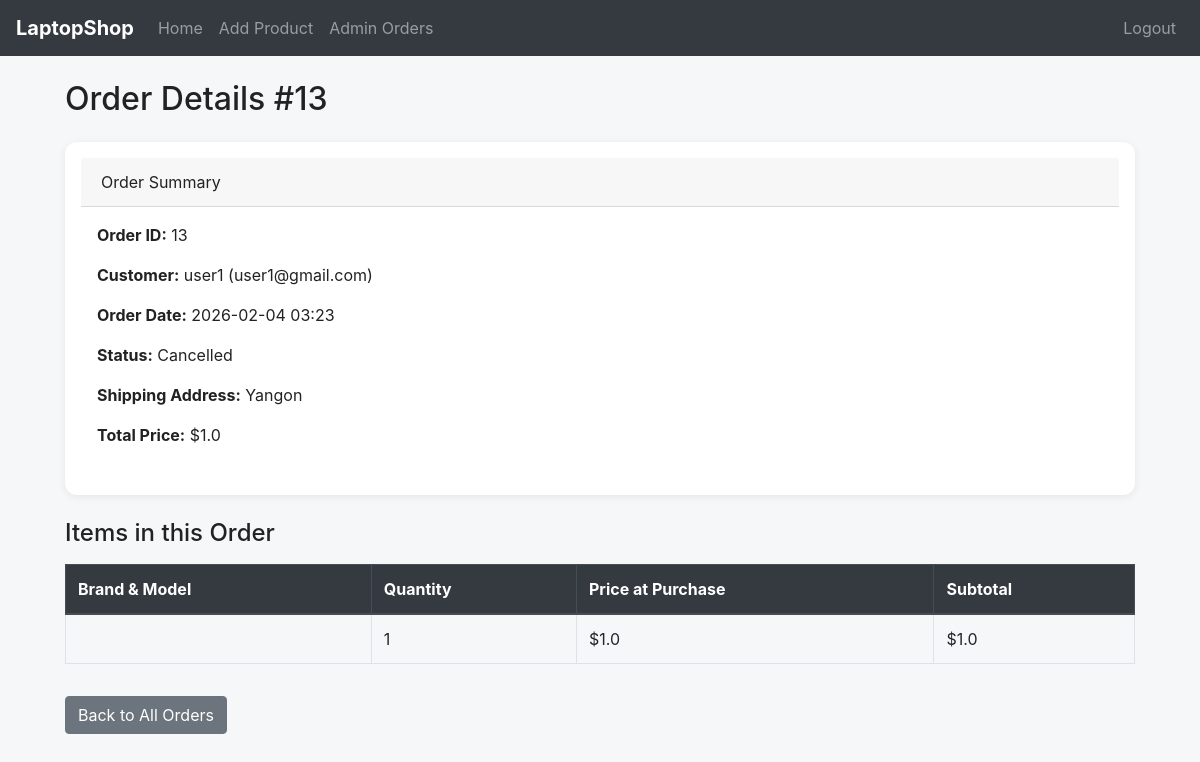
The page /admin/order/13 (signed in) on the database as committed earlier.
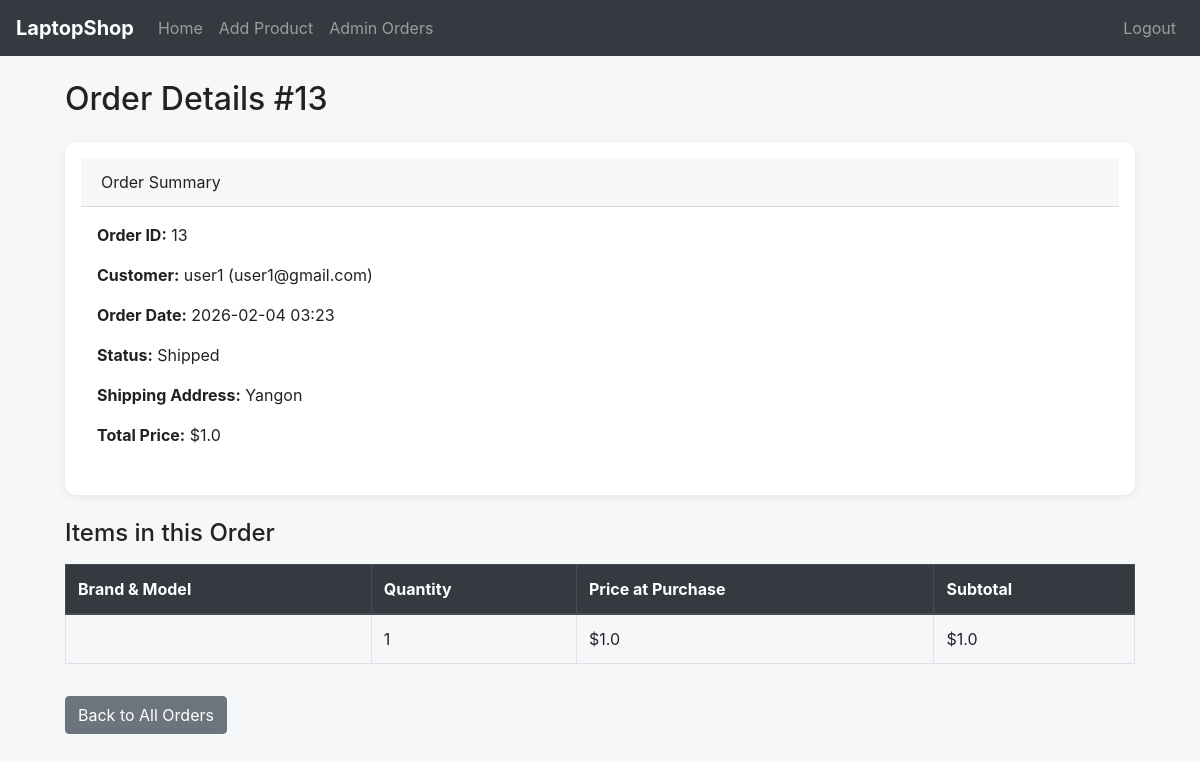
The same page on the database as committed later.
### models.py (models this page shows, shortened)
class Order(db.Model):
    id = db.Column(db.Integer, primary_key=True)
    user_id = db.Column(db.Integer, db.ForeignKey('user.id'), nullable=False)
    total_price = db.Column(db.Float, nullable=False)
    status = db.Column(db.String(20), nullable=False, default='Pending') # e.g., Pending, Shipped, Delivered, Cancelled
    order_date = db.Column(db.DateTime, nullable=False, default=datetime.utcnow)
    shipping_address = db.Column(db.Text, nullable=False)
    items = db.relationship('OrderItem', backref='order', lazy=True, cascade="all, delete-orphan")

### routes.py (the view)
    @app.route('/admin/order/<int:order_id>')
    @login_required
    def admin_order_details(order_id):
        if current_user.role != 'admin':
            flash('Admins only!', 'error')
            return redirect(url_for('index'))
        order = Order.query.get_or_404(order_id)
        return render_template('admin_order_details.html', order=order)

### main.py (called while the page is built)
@login_manager.user_loader
def load_user(user_id):
    return User.query.get(int(user_id))

### templates/admin_order_details.html
{% extends "base.html" %}
{% block content %}
<h2 class="mb-4">Order Details #{{ order.id }}</h2>
<div class="card">
    <div class="card-header">
        Order Summary
    </div>
    <div class="card-body">
        <p><strong>Order ID:</strong> {{ order.id }}</p>
        <p><strong>Customer:</strong> {{ order.customer.username }} ({{ order.customer.email }})</p>
        <p><strong>Order Date:</strong> {{ order.order_date.strftime('%Y-%m-%d %H:%M') }}</p>
        <p><strong>Status:</strong> {{ order.status }}</p>
        <p><strong>Shipping Address:</strong> {{ order.shipping_address }}</p>
        <p><strong>Total Price:</strong> ${{ order.total_price|round(2) }}</p>
    </div>
</div>
<h4 class="mt-4">Items in this Order</h4>
<table class="table table-bordered">
    <thead class="thead-dark">
        <tr>
            <th>Brand & Model</th>
            <th>Quantity</th>
            <th>Price at Purchase</th>
            <th>Subtotal</th>
        </tr>
    </thead>
    <tbody>
        {% for item in order.items %}
        <tr>
            <td>{{ item.laptop.brand }} {{ item.laptop.model }}</td>
            <td>{{ item.quantity }}</td>
            <td>${{ item.price_at_purchase|round(2) }}</td>
            <td>${{ (item.price_at_purchase * item.quantity)|round(2) }}</td>
        </tr>
        {% endfor %}
    </tbody>
</table>
<a href="{{ url_for('admin_orders') }}" class="btn btn-secondary mt-3">Back to All Orders</a>
{% endblock %}

Rows that differ between the two databases and show on the page:
changed Order "Yangon": status "Cancelled" → "Shipped"
